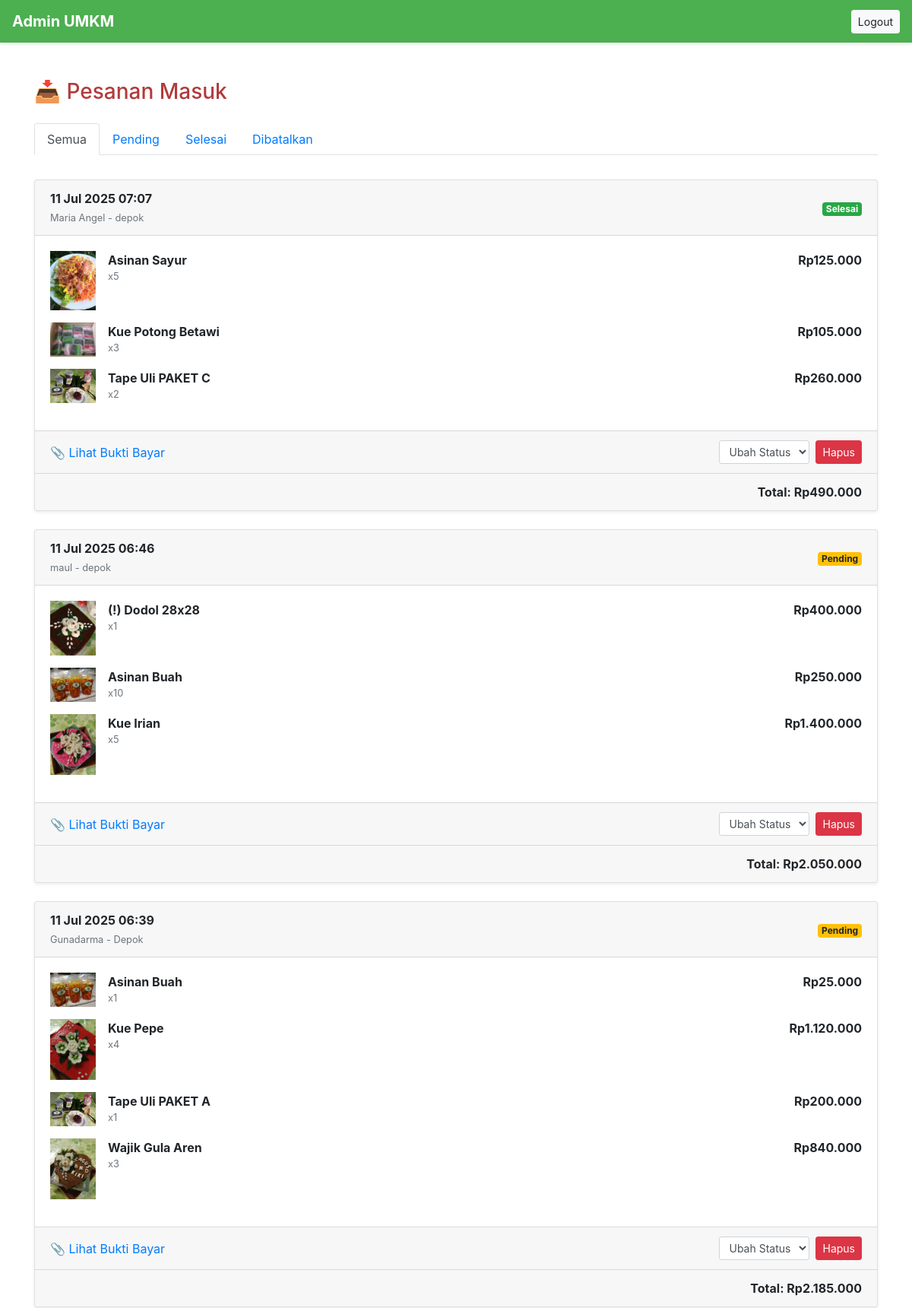
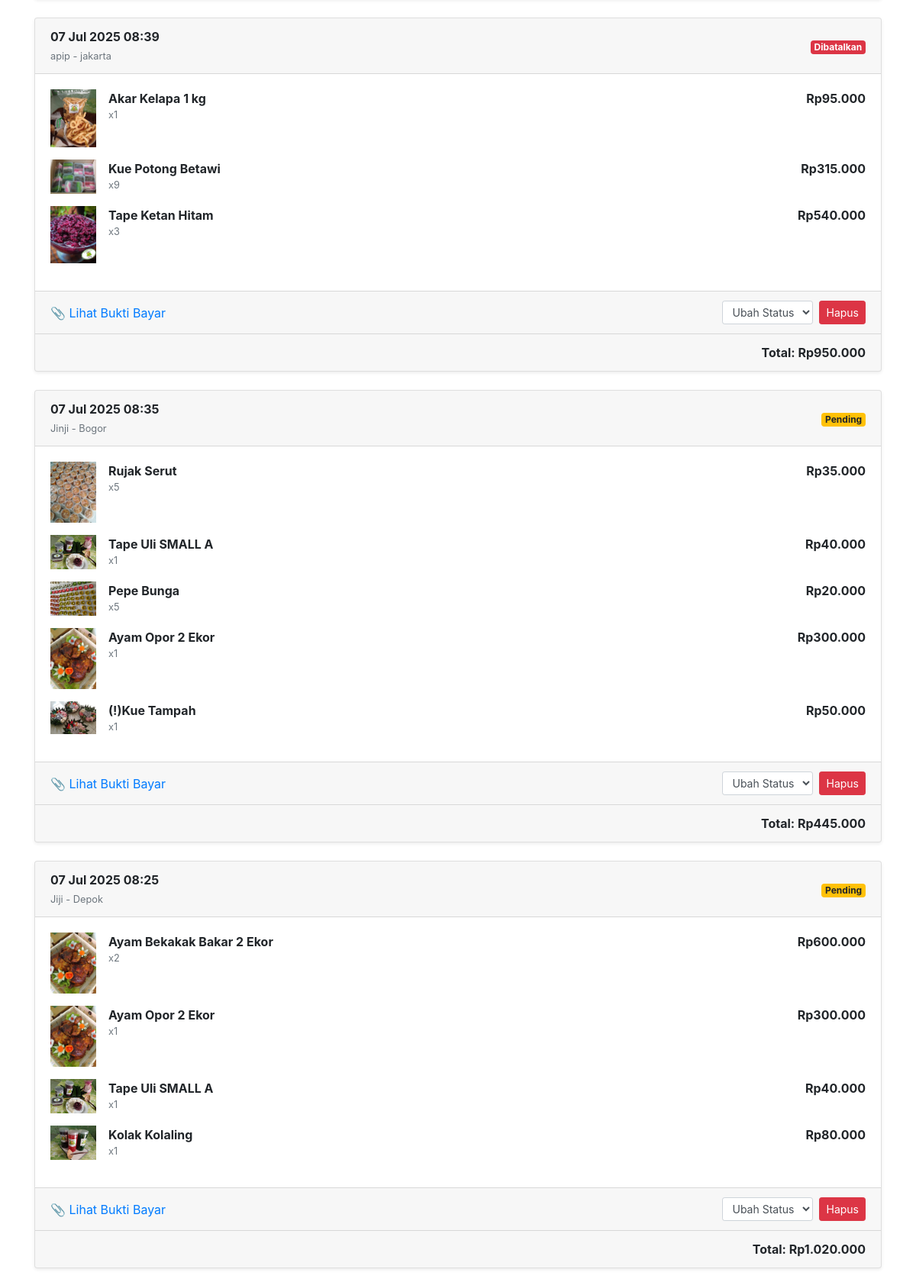
/UMKM-app/admin/pesanan.php (upper part), run on the app's committed database (2 pictures, top to bottom).
### tables this page shows
CREATE TABLE `tb_order` (
  `order_id` int(11) NOT NULL,
  `product_id` int(11) DEFAULT NULL,
  `nama_pemesan` varchar(100) DEFAULT NULL,
  `alamat` text DEFAULT NULL,
  `jumlah` int(11) DEFAULT NULL,
  `tanggal_order` datetime DEFAULT NULL,
  `bukti_bayar` varchar(100) DEFAULT NULL,
  `status` enum('pending','selesai','dibatalkan') DEFAULT 'pending',
  `token` varchar(50) DEFAULT NULL,
  `bukti_pelunasan` varchar(255) DEFAULT NULL
);

CREATE TABLE `tb_product` (
  `product_id` int(11) NOT NULL,
  `product_name` varchar(100) DEFAULT NULL,
  `product_price` int(11) DEFAULT NULL,
  `product_image` varchar(100) DEFAULT NULL,
  `product_desc` text DEFAULT NULL
);

### UMKM-app/admin/pesanan.php (the view, shortened to what this page needs)
<?php
include '../config/db.php';
$status_filter = isset($_GET['status']) ? $_GET['status'] : 'semua';
$where = '';
$query = mysqli_query($conn, "
SELECT
  o.order_id, o.product_id, o.nama_pemesan, o.alamat, o.jumlah, o.tanggal_order, o.status, o.token, o.bukti_bayar,
  p.product_name, p.product_image, p.product_price
FROM tb_order o
JOIN tb_product p ON o.product_id = p.product_id
$where
ORDER BY o.tanggal_order DESC
");
$pesanan = [];
while ($row = mysqli_fetch_assoc($query)) {
  $pesanan[$row['token']]['tanggal'] = $row['tanggal_order'];
  $pesanan[$row['token']]['status'] = $row['status'];
  $pesanan[$row['token']]['nama'] = $row['nama_pemesan'];
  $pesanan[$row['token']]['alamat'] = $row['alamat'];
  $pesanan[$row['token']]['bukti'] = $row['bukti_bayar'];
  $pesanan[$row['token']]['items'][] = $row;
}
?>
<!DOCTYPE html>
<html lang="id">
<head>
  <link rel="stylesheet" href="../assets/css/style.css">
  <link rel="stylesheet" href="https://stackpath.bootstrapcdn.com/bootstrap/4.5.2/css/bootstrap.min.css">
</head>
<body>
<nav class="navbar navbar-expand-lg navbar-dark" style="background-color: #4CAF50;">
  <a class="navbar-brand" href="dashboard.php">Admin UMKM</a>
  <div class="ml-auto">
    <a href="logout.php" class="btn btn-sm btn-light">Logout</a>
  </div>
</nav>
<div class="container mt-5">
  <h3 class="mb-4">📥 Pesanan Masuk</h3>
<ul class="nav nav-tabs mb-3">
  <li class="nav-item">
    <a class="nav-link <?= $status_filter == 'semua' ? 'active' : '' ?>" href="pesanan.php">Semua</a>
  </li>
  <li class="nav-item">
    <a class="nav-link <?= $status_filter == 'pending' ? 'active' : '' ?>" href="pesanan.php?status=pending">Pending</a>
  </li>
  <li class="nav-item">
    <a class="nav-link <?= $status_filter == 'selesai' ? 'active' : '' ?>" href="pesanan.php?status=selesai">Selesai</a>
  </li>
  <li class="nav-item">
    <a class="nav-link <?= $status_filter == 'dibatalkan' ? 'active' : '' ?>" href="pesanan.php?status=dibatalkan">Dibatalkan</a>
  </li>
</ul>
  <?php if (count($pesanan) > 0): ?>
    <?php foreach ($pesanan as $token => $data): ?>
      <?php
        $total = 0;
        foreach ($data['items'] as $item) {
          $total += $item['product_price'] * $item['jumlah'];
        }
      ?>
      <div class="card mb-4 shadow-sm">
        <div class="card-header d-flex justify-content-between align-items-center">
          <div>
            <strong><?= date('d M Y H:i', strtotime($data['tanggal'])) ?></strong><br>
            <span class="text-muted small"><?= $data['nama'] ?> - <?= $data['alamat'] ?></span>
          </div>
          <div>
            <span class="badge
              <?= $data['status'] == 'selesai' ? 'badge-success' : ($data['status'] == 'pending' ? 'badge-warning' : 'badge-danger') ?>">
              <?= ucfirst($data['status']) ?>
            </span>
          </div>
        </div>
        <div class="card-body">
          <?php foreach ($data['items'] as $item): ?>
            <div class="d-flex mb-3">
              <img src="../img/<?= $item['product_image'] ?>" width="60" class="mr-3" alt="">
              <div class="flex-grow-1">
                <div><strong><?= $item['product_name'] ?></strong></div>
                <div class="text-muted small">x<?= $item['jumlah'] ?></div>
              </div>
              <div class="text-right font-weight-bold">
                Rp<?= number_format($item['product_price'] * $item['jumlah'], 0, ',', '.') ?>
              </div>
            </div>
          <?php endforeach; ?>
        </div>
        <div class="card-footer d-flex justify-content-between align-items-center">
        <div>
          <?php
          $buktiPath = "../img/" . $data['bukti'];
          if (!empty($data['bukti']) && file_exists($buktiPath)) {
            echo "📎 <a href='$buktiPath' target='_blank'>Lihat Bukti Bayar</a>";
          } else {
            echo "<span class='text-muted'>Belum ada bukti bayar</span>";
          }
          ?>
        </div>
          <div class="d-flex align-items-center">
            <form method="post" action="ubah_status.php" class="mr-2">
              <select name="status" class="form-control form-control-sm" onchange="this.form.submit()">
                <option value="">Ubah Status</option>
              </select>
            </form>
            <form method="post" action="hapus_pesanan.php" onsubmit="return confirm('Yakin ingin hapus pesanan ini?')">
              <button type="submit" class="btn btn-sm btn-danger">Hapus</button>
            </form>
          </div>
        </div>
        <div class="card-footer text-right font-weight-bold">
          Total: Rp<?= number_format($total, 0, ',', '.') ?>
        </div>
      </div>
    <?php endforeach; ?>
  <?php else: ?>
    <div class="alert alert-info">Belum ada pesanan.</div>
  <?php endif; ?>
</div>
</body>
</html>

### UMKM-app/assets/css/style.css (style rules this page uses)
body { background-color: #f8f9fa; font-family: 'Segoe UI', Tahoma, Geneva, Verdana, sans-serif; color: #333; }
.navbar { background-color: #4CAF50 !important; box-shadow: 0 2px 4px rgba(0,0,0,0.1); }
.navbar-brand { font-weight: bold; font-size: 20px; display: flex; align-items: center; color: white !important; }
h3 { margin-bottom: 20px; color: #B23B3B; }
.card { border: 1px solid #ddd; border-radius: 10px; transition: transform 0.2s ease; }
.btn, input, textarea { border-radius: 6px; }
.container { max-width: 960px; }

### data on the page
tb_order: product.product_image (picture), product.product_name "Asinan Sayur", jumlah "5", $item['product_price'] * $item['jumlah'] "125.000"
tb_order: product.product_image (picture), product.product_name "Kue Potong Betawi", jumlah "3", $item['product_price'] * $item['jumlah'] "105.000"
tb_order: product.product_image (picture), product.product_name "Tape Uli PAKET C", jumlah "2", $item['product_price'] * $item['jumlah'] "260.000"
tb_order: product.product_image (picture), product.product_name "(!) Dodol 28x28", jumlah "1", $item['product_price'] * $item['jumlah'] "400.000"
tb_order: product.product_image (picture), product.product_name "Asinan Buah", jumlah "10", $item['product_price'] * $item['jumlah'] "250.000"
tb_order: product.product_image (picture), product.product_name "Kue Irian", jumlah "5", $item['product_price'] * $item['jumlah'] "1.400.000"
tb_order: product.product_image (picture), product.product_name "Asinan Buah", jumlah "1", $item['product_price'] * $item['jumlah'] "25.000"
tb_order: product.product_image (picture), product.product_name "Kue Pepe", jumlah "4", $item['product_price'] * $item['jumlah'] "1.120.000"
tb_order: product.product_image (picture), product.product_name "Tape Uli PAKET A", jumlah "1", $item['product_price'] * $item['jumlah'] "200.000"
tb_order: product.product_image (picture), product.product_name "Wajik Gula Aren", jumlah "3", $item['product_price'] * $item['jumlah'] "840.000"
tb_order: product.product_image (picture), product.product_name "Akar Kelapa 1 kg", jumlah "1", $item['product_price'] * $item['jumlah'] "95.000"
tb_order: product.product_image (picture), product.product_name "Kue Potong Betawi", jumlah "9", $item['product_price'] * $item['jumlah'] "315.000"
tb_order: product.product_image (picture), product.product_name "Tape Ketan Hitam", jumlah "3", $item['product_price'] * $item['jumlah'] "540.000"
tb_order: product.product_image (picture), product.product_name "Rujak Serut", jumlah "5", $item['product_price'] * $item['jumlah'] "35.000"
tb_order: product.product_image (picture), product.product_name "Tape Uli SMALL A", jumlah "1", $item['product_price'] * $item['jumlah'] "40.000"
tb_order: product.product_image (picture), product.product_name "Pepe Bunga", jumlah "5", $item['product_price'] * $item['jumlah'] "20.000"
tb_order: product.product_image (picture), product.product_name "Ayam Opor 2 Ekor", jumlah "1", $item['product_price'] * $item['jumlah'] "300.000"
tb_order: product.product_image (picture), product.product_name "(!)Kue Tampah", jumlah "1", $item['product_price'] * $item['jumlah'] "50.000"
tb_order: product.product_image (picture), product.product_name "Ayam Bekakak Bakar 2 Ekor", jumlah "2", $item['product_price'] * $item['jumlah'] "600.000"
tb_order: product.product_image (picture), product.product_name "Ayam Opor 2 Ekor", jumlah "1", $item['product_price'] * $item['jumlah'] "300.000"
tb_order: product.product_image (picture), product.product_name "Tape Uli SMALL A", jumlah "1", $item['product_price'] * $item['jumlah'] "40.000"
tb_order: product.product_image (picture), product.product_name "Kolak Kolaling", jumlah "1", $item['product_price'] * $item['jumlah'] "80.000"

### other printed values
date('d M Y H:i', strtotime($data['tanggal'])) "11 Jul 2025 07:07"
$data['nama'] "Maria Angel"
$data['alamat'] "depok"
$data['status'] "Selesai"
$total "490.000"
date('d M Y H:i', strtotime($data['tanggal'])) "11 Jul 2025 06:46"
$data['nama'] "maul"
$data['status'] "Pending"
$total "2.050.000"
date('d M Y H:i', strtotime($data['tanggal'])) "11 Jul 2025 06:39"
$data['nama'] "Gunadarma"
$data['alamat'] "Depok"
$total "2.185.000"
date('d M Y H:i', strtotime($data['tanggal'])) "07 Jul 2025 08:39"
$data['nama'] "apip"
